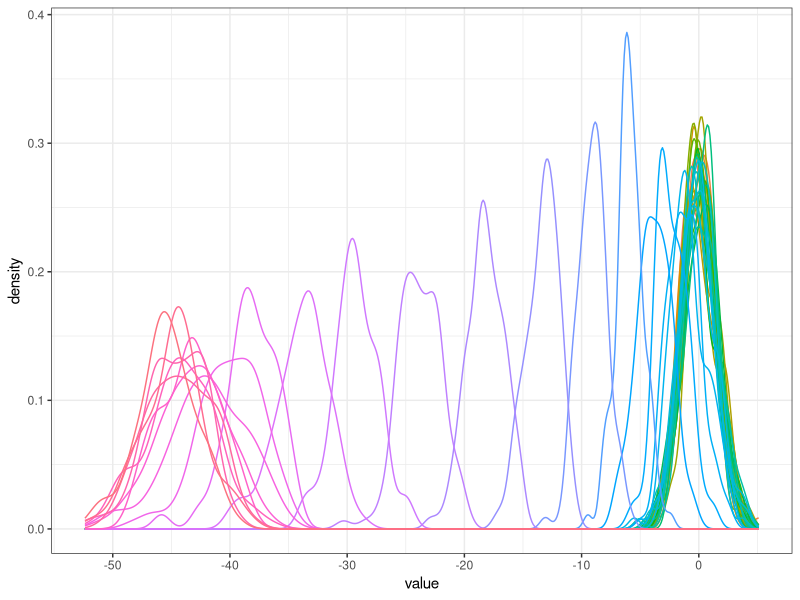
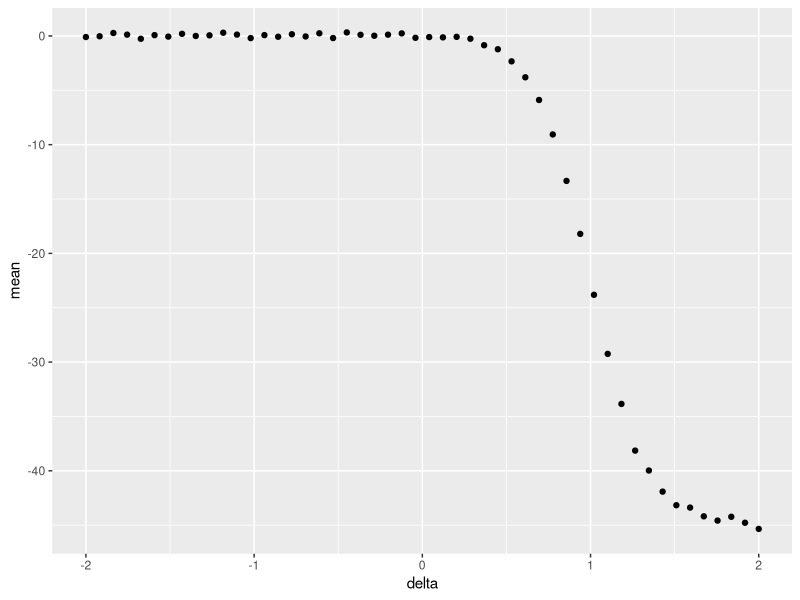
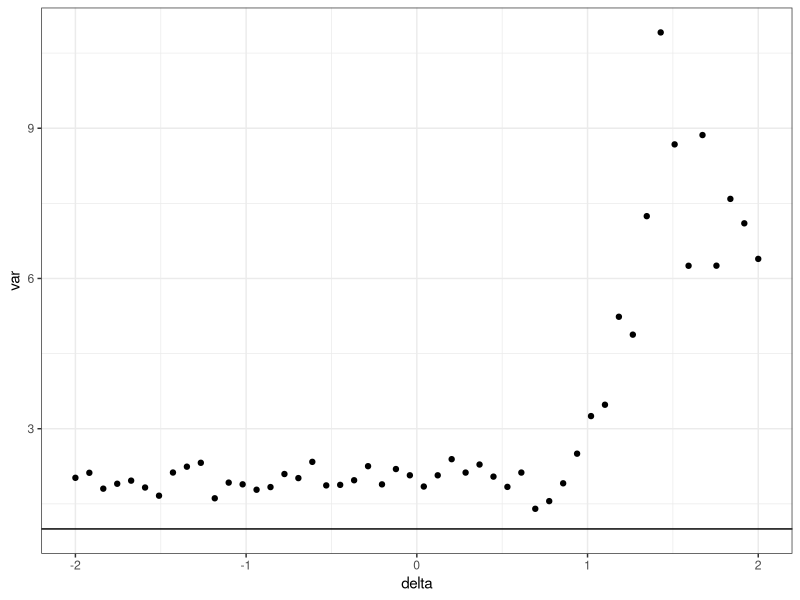
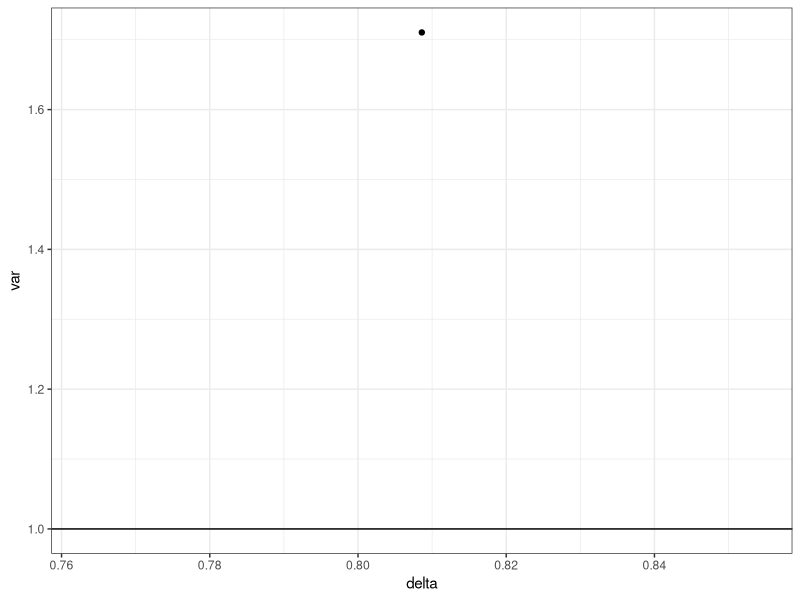

These charts were generated, in order, by the following R code:
library(tidyverse)

clt_check = function(N, delta, ...) {
    mu = 1
    sd = sqrt(0.5)
    X = rnorm(N, mean = mu, sd = sd)
    X_bar = (1/(N + N^delta)) * sum(X)
    clt = sqrt(N)*(X_bar - mu)/var(X)
    return(clt)
}
sim_func =function(delta, N, S){map_dfr(1:S, ~clt_check(N = N, delta = delta) %>% as_tibble() %>% mutate(N = N, delta = delta))}

library(furrr)
plan(multicore, workers = 8)
sims = seq(from = -2, to = 2, length.out = 50) %>%
    future_map_dfr(
        ~sim_func(delta = .x, N = 500, S = 100),
        .options = furrr_options(seed = TRUE),
        .progress = TRUE
        )


sims %>%
    ggplot(aes(x = value, colour = factor(delta) )) +
    geom_density() +
    guides(colour = "none") +
    theme_bw()



sims %>%
    group_by(delta) %>%
    summarise(mean = mean(value)) %>%
    ggplot(aes(x = delta, y = mean)) +
    geom_point() 

sims %>%
    group_by(delta) %>%
    summarise(var = var(value)) %>%
    ggplot(aes(x = delta, y = var)) +
    geom_point() +
    theme_bw() +
    geom_hline(yintercept = 1)

sim_func =function(delta, N, S){map_dfr(1:S, ~clt_check(N = N, delta = delta) %>% as_tibble() %>% mutate(N = N, delta = delta))}



d_func = function(n, sigma) {
    d = 1 + log((1-sigma)/sigma)/log(n)
    return(d)
}
ed = sim_func(N = 100, S = 100, delta = d_func(100, sqrt(0.5)))


ed %>%
    group_by(delta) %>%
    summarise(var = var(value)) %>%
    ggplot(aes(x = delta, y = var)) +
    geom_point() +
    theme_bw() +
    geom_hline(yintercept = 1)
